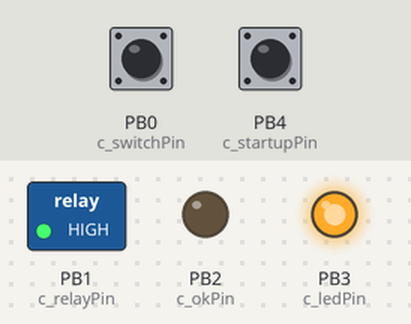
The program below on a simulated ATtiny85, built with avr-gcc and run on an emulated ATtiny85. Shown: switched loads named in the program (green lamp = pin HIGH), output pins drawn as LEDs (lit = HIGH). The test bench sets the inputs (shaded band); at power-on: PB0 (c_switchPin) HIGH, PB4 (c_startupPin) HIGH.

Above: at 1.2 s.
1.3 s: PB0 (c_switchPin) pulled LOW for 0.15 s
At 2.5 s:
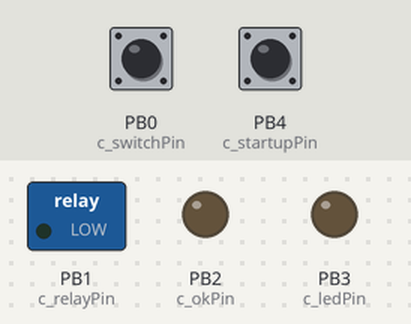
2.9 s: PB0 (c_switchPin) pulled LOW for 1 s
At 4.0 s:
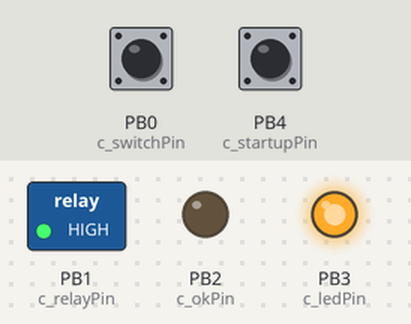
5.4 s: PB0 (c_switchPin) pulled LOW for 3.2 s
At 5.9 s:
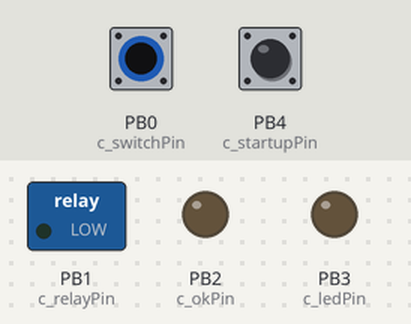
Timing chart, 0 to 8.4 s (numbered marks = the images above; inputs shaded):
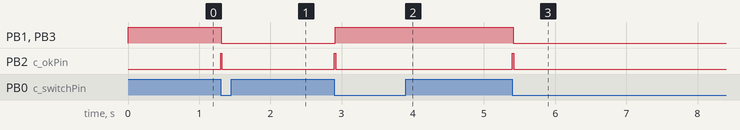

Measured:
- after the input at 1.3 s, PB1 (c_relayPin), PB3 (c_ledPin): HIGH → LOW at once; PB2 (c_okPin): LOW → HIGH at once, → LOW 0.02 s later
- after the input at 2.9 s, PB1 (c_relayPin), PB3 (c_ledPin): LOW → HIGH at once; PB2 (c_okPin): LOW → HIGH at once, → LOW 0.02 s later
- after the input at 5.4 s, PB1 (c_relayPin), PB3 (c_ledPin): HIGH → LOW at once; PB2 (c_okPin): LOW → HIGH at once, → LOW 0.02 s later

The program:

main.cpp
```cpp
#include <Arduino.h>

#include "bypass.h"

Bypass Bypass0;

void setup()
{
    Bypass0.bypassSetup();
}

void loop()
{
    Bypass0.m_now = millis();

    if (Bypass0.bypassPressed())
    {
        Bypass0.switchRelay();
    }
}
```

bypass.cpp
```cpp
#include <Arduino.h>

#include "bypass.h"

void Bypass::bypassSetup()
{
    pinMode(c_relayPin, OUTPUT);
    pinMode(c_ledPin, OUTPUT);
    pinMode(c_okPin, OUTPUT),
    pinMode(c_switchPin, INPUT_PULLUP);
    pinMode(c_startupPin, INPUT_PULLUP);

    m_relayState = digitalRead(c_startupPin);
    digitalWrite(c_okPin, LOW);
    digitalWrite(c_ledPin, m_relayState);
    digitalWrite(c_relayPin, m_relayState);
}

bool Bypass::bypassPressed()
{
    m_switchState = digitalRead(c_switchPin);

    if (m_switchState == LOW
    && m_now - m_lastPressTime > c_debounceTime
    && m_switchState != m_lastSwitchState)
    {
        m_lastSwitchState = m_switchState;
        m_lastPressTime = m_now;
        return true;
    }
    else
    {
        m_lastSwitchState = m_switchState;
        return false;
    }
}

void Bypass::switchRelay()
{
    m_relayState = !m_relayState;

    digitalWrite(c_okPin, HIGH);            // OK on
    delay(10);                              // 5~10 ms depending on the OK
    digitalWrite(c_relayPin, m_relayState);
    digitalWrite(c_ledPin, m_relayState);
    delay(10);                              // 5~10 ms depending on the relay
    digitalWrite(c_okPin, LOW);             // OK off
}
```

bypass.h
```cpp
#include <Arduino.h>

#ifndef BYPASS_H
#define BYPASS_H

/**
 * @brief A switch is connected to the µC along with a relay, an opticalrelay and an LED.
 * It has to be setup once, can read the state of the footswitch and swith the state
 * of the relay/opticalrelay/LED combination. A jumper is also connected and used to set the startup state.
 */
class Bypass
{
    private:
        const byte c_relayPin = 1; // Relay pin #, to be set.
        const byte c_ledPin = 3; // LED pin #, to be set.
        const byte c_okPin = 2; // Optical relay pin #, to be set.
        const byte c_switchPin = 0; // Footswitch pin #, to be set.
        const byte c_startupPin = 4; // Startup state jumper pin #, to be set.
        unsigned long m_lastPressTime = 0;
        byte m_switchState = 0;
        byte m_lastSwitchState = 0;
        byte m_relayState = 0;
        const unsigned int c_debounceTime = 300; // Minimum delay between 2 footswitch press, in ms.

    public:
        /**
         * @brief Setup the µC's pins, read the startup state and set the relay/LED accordingly.
         */
        void bypassSetup();

        /**
         * @brief Read the footswitch state.
         *
         * @return true if LOW and if the debounce delay has passed and if its state changed since the last cycle.
         * @return false
         */
        bool bypassPressed();

        /**
         * @brief Switch the relay/LED state.
         */
        void switchRelay();

        unsigned long m_now = 0;
};

#endif
```
